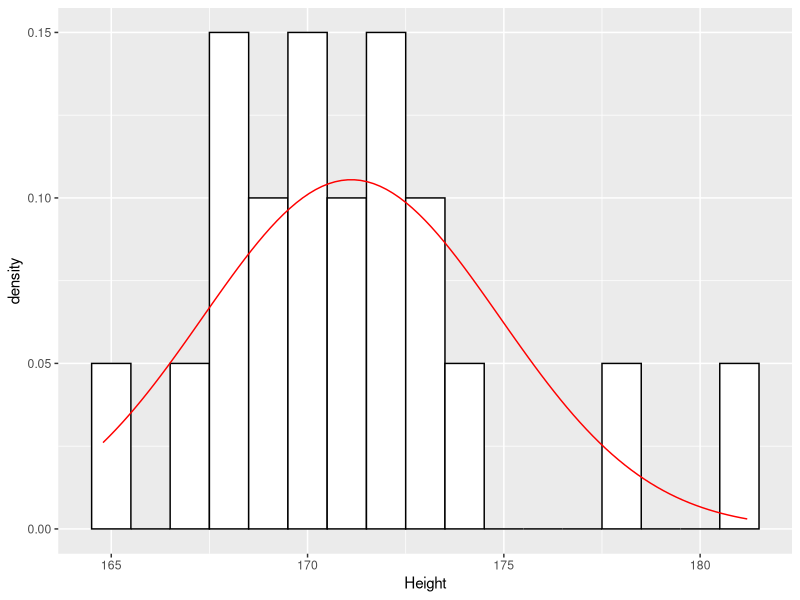
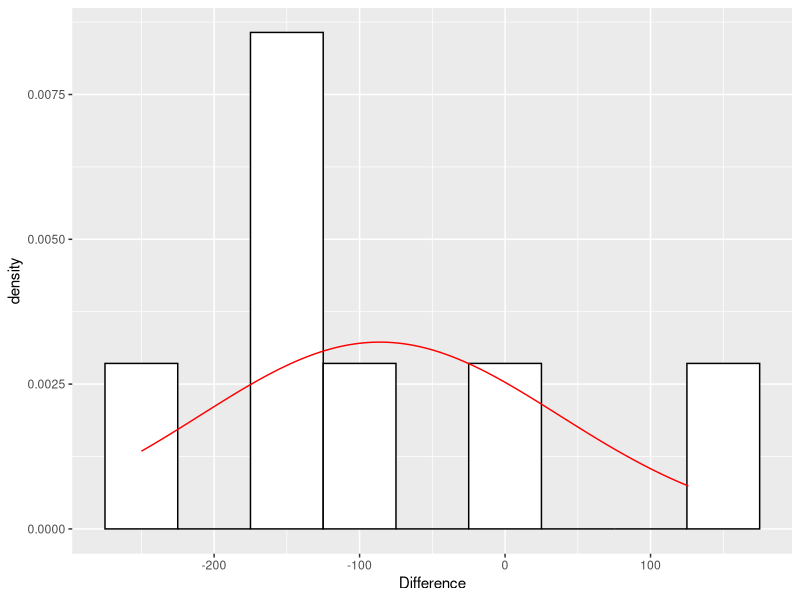
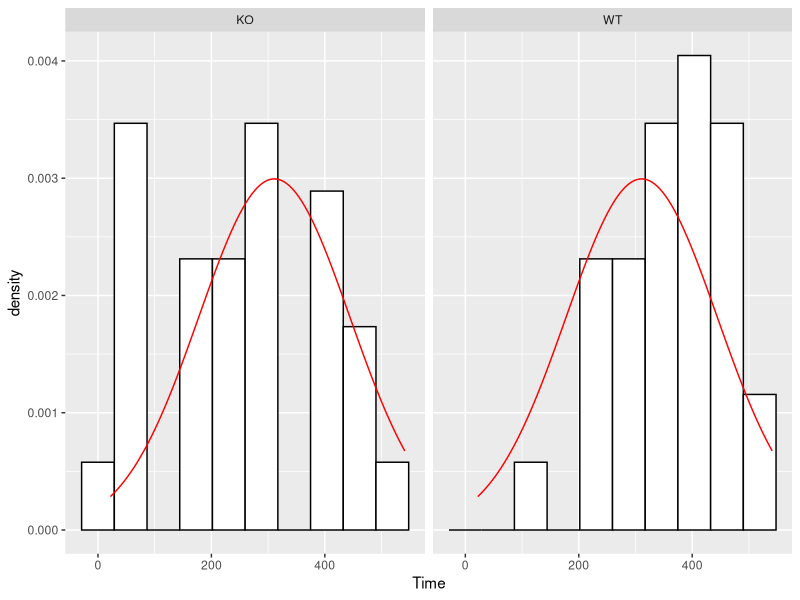

Write the R code that produced these figures, in order. (Note: this script raises an error after producing the figures.)
## ---- chunk 1
knitr::opts_chunk$set(include = FALSE, comment = NA, fig.width = 6, fig.height = 4)
library(tidyverse)
## ---- chunk 2
cat("Null hypothesis: The mean height of female patients with disease X = 165cm
(the population mean for females)

Alternative hypothesis: The mean height of female patients with disease X != 165cm
")
## ---- chunk 3
data <- read_csv("Practical/diseaseX.csv", show_col_types = FALSE)
ggplot(data, aes(Height)) +
  geom_histogram(aes(y = ..density..), binwidth = 1, colour = "black", fill = "white") +
  stat_function(fun = dnorm, color = "red", args = list(mean = mean(data$Height), sd = sd(data$Height)))
## ---- chunk 4
cat("In this case the data look normally distributed. Therefore, the one-sample t-test is appropriate.")
## ---- chunk 5
t.test(data$Height, mu = 165, alternative = "two.sided")
## ---- chunk 6
cat("Mean height in sample = 171.1cm (95% CI: 169.3 - 172.9)
t = 7.23,
df = 19,
p  <= 0.0001.

Under the null hypothesis, the probability of observing a t-statistic as extreme
as 7.23 is very small P(t <= 7.23 | t >= 7.23) < 0.0001).

Therefore, there is strong evidence to reject the null hypothesis in favour of
the alternative hypothesis.

There is strong evidence to suggest that the mean height in female patients with
disease X is different to the population mean height of females of 165cm.
")
## ---- chunk 7
cat("Null hypothesis: the bone marrow microvessel density after treatment is
greater than or equal to the bone marrow microvessel density before treatment.

Alternative hypothesis: the bone marrow microvessel density after treatment is
less than the bone marrow microvessel density before treatment.
")
## ---- chunk 8
data <- read_csv("Practical/bloodplasmacancer1.csv", show_col_types = FALSE)
ggplot(data, aes(Difference)) +
  geom_histogram(aes(y = ..density..), binwidth = 50, colour = "black", fill = "white") +
  stat_function(fun = dnorm, color = "red", args = list(mean = mean(data$Difference), sd = sd(data$Difference)))
## ---- chunk 9
cat("From this histogram it is difficult to tell whether the differences between
the densities before and after treatment are normally distributed. In situations
like this, we may need to draw on the experience of similar sets of
measurements.
")
## ---- chunk 10
cat("We are interested in whether there is a decrease in the microvessel
density following treatment, i.e. the difference being below 0.

The null hypothesis is that there is no difference or that the density
increases. The hypothesized mean when dealing with differences is 0.
")
## ---- chunk 11
cat("One-tailed as we are only interested in a decrease.

Usually a two-sided test is preferred unless there is a strong argument for a
one-sided test. In this case our treatment is only considered to be effective
if we see a reduction in the bone marrow microvessel density after treatment.

Observing an increase in bone marrow density after treatment would lead to the
same action or conclusion as if no difference had been observed – the treatment
might be  dropped from the research programme but bear in mind that the sample
size is small and so only large differences may be detected.
")
## ---- chunk 12
t.test(data$Difference, mu = 0, alternative = "less")
## ---- chunk 13
cat("Under the null hypothesis, the probability of observing a t-statistic as
extreme as -1.84, is 0.06, slightly greater than 0.05, our nominal significance
level. The test result is borderline.

There is insufficient evidence to reject the null hypothesis. Therefore, we
might conclude that there is an association of a decrease in bone marrow
microvessel density after treatment with bone marrow transplant.

It is important to note the small sample size here. Studying just 7 patients
means we will only be able to detect large differences.
")
## ---- chunk 14
cat("Null hypothesis: there is no difference in the duration of the biological
process for the two cell types.

Alternative hypothesis: there is a difference in the duration of the biological
process for the two cell types.")
## ---- chunk 15
data <- read_csv("Practical/bp_times.csv", show_col_types = FALSE)
ggplot(data, aes(Time)) +
  geom_histogram(aes(y = ..density..), bins = 10, colour = "black", fill = "white") +
  facet_wrap(vars(Group)) +
  stat_function(fun = dnorm, color = "red", args = list(mean = mean(data$Time), sd = sd(data$Time)))
## ---- chunk 16
cat("The data do appear to be approximately normally distributed with the
histograms approximating the bell shape of a normal distribution. The
independent t-test is appropriate.
")
## ---- chunk 17
cat("The test yields a p-value of 0.03568, which is sufficient evidence to
reject the null hypothesis that the variances of the two groups are the same.
Therefore we should apply Welch's correction.
")
## ---- chunk 18
t.test(Time ~ Group, data = data, alternative = "two.sided", paired = FALSE, var.equal = FALSE)
## ---- chunk 19
cat("The p-value is 0.00125 which indicates there is evidence to reject the null
hypothesis.
")
## ---- chunk 20
cat("In the *Design of Experiments*, Fisher (1935) used these data to illustrate
a paired t-test (well, a one-sample test on the mean difference, cross - self).
Later in the book (section 21), he used this data to illustrate an early example
of a  non-parametric permutation test, treating each paired difference as having
(randomly) either a positive or negative sign.
")
## ---- chunk 21
cat("Non-parametric
Non-paired
")
## ---- chunk 22
cat("http://www.bmj.com/about-bmj/resources-readers/publications/statistics-square-one/7-t-tests

Parametric
Non-paired
Equal variances
")
## ---- chunk 23
cat("http://sphweb.bumc.bu.edu/otlt/MPH-Modules/BS/BS704_Nonparametric/BS704_Nonparametric5.html

Non-parametric
Paired
")
## ---- chunk 24
cat("http://vincentarelbundock.github.io/Rdatasets/csv/boot/cd4.csv

Parametric
Paired
Equal variances
")
## ---- chunk 25
cat("http://bolt.mph.ufl.edu/6050-6052/unit-4b/module-13/paired-t-test

Parametric
Paired
non-equal variances
")
## ---- chunk 26
cat("http://www.biostathandbook.com/wilcoxonsignedrank.html

Non-parametric
Paired

'The differences are somewhat skewed; the Wolterson clone, in particular, 
has a much larger difference than any other clone. To be safe, 
the authors analyzed the data using a Wilcoxon signed-rank test.'
")
## ---- chunk 27
cat("Parametric
Non-paired
Non-equal variances
")
